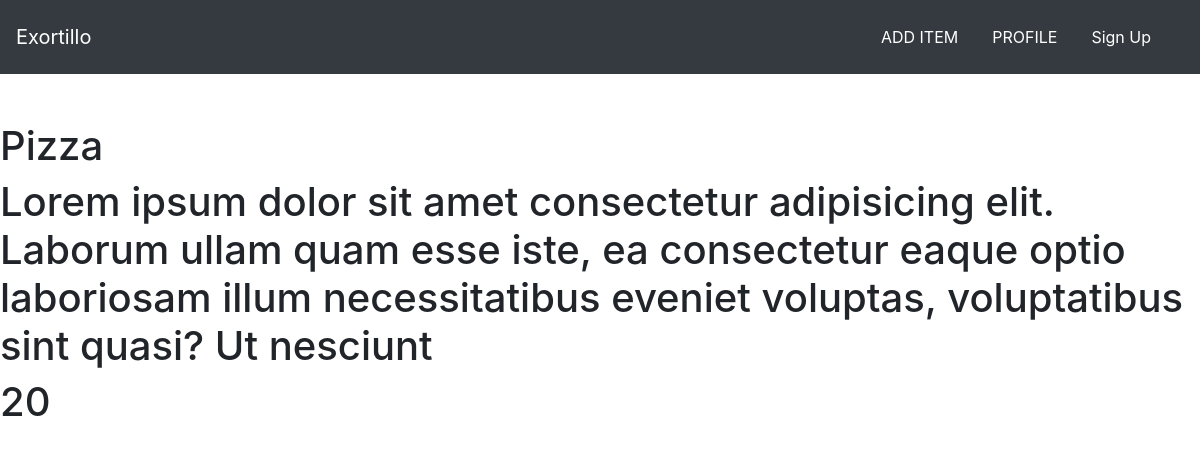
Page /food/detail/1/ on the committed database.
### food/models.py (models this page shows, shortened)
class Item(models.Model):
    prod_code = models.IntegerField(default=100)
    for_user = models.CharField(
        max_length=100 ,
        default='xyz')
    Item_name = models.CharField(max_length=50)
    Item_desc = models.CharField(
        max_length=500,
        default= 'Lorem ipsum dolor sit amet consectetur adipisicing elit. Laborum ullam quam esse iste, ea consectetur eaque optio laboriosam  illum necessitatibus eveniet voluptas, voluptatibus sint quasi? Ut nesciunt laborum quo impedit?'
        )
    Item_price = models.IntegerField()
    Item_image = models.CharField(
        max_length=500 ,
        default="https://w7.pngwing.com/pngs/277/489/png-transparent-fast-food-eating-maps-location-placeholder-pin-icon.png"
    )

### food/views.py (the view)
# urls.py: path('detail/<int:item_id>/', views.detail, name='detail'),
def detail(request, item_id):
    item = Item.objects.get(pk=item_id)
    context = {
        'item' : item
    }
    return render(request, 'food/detail.html', context)

### food/templates/food/detail.html (shortened to what this page needs)
{% extends 'food/base.html' %}
{% block body %}
<!DOCTYPE html>
<html lang="en">
<head>
</head>
<body>
    <h1>{{ item.Item_name }}</h1>
    <h1>{{ item.Item_desc }}</h1>
    <h1>{{ item.Item_price }}</h1>
    {% endblock %}

### rows in the picture
Item: Item_name "Pizza", Item_desc "Lorem ipsum dolor sit amet consectetur adipisicing elit. Laborum ullam quam esse iste, ea consectetur eaque optio laboriosam illum necessitatibus eveniet voluptas, voluptatibus sint quasi? Ut nesciunt", Item_price "20"
